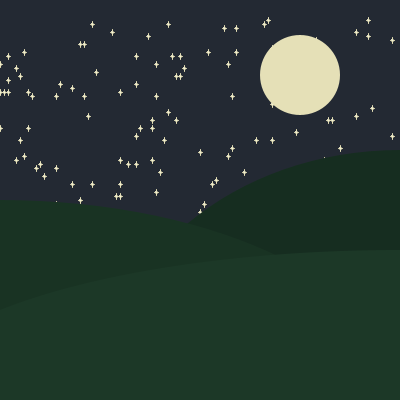
Frame 1 (no input)
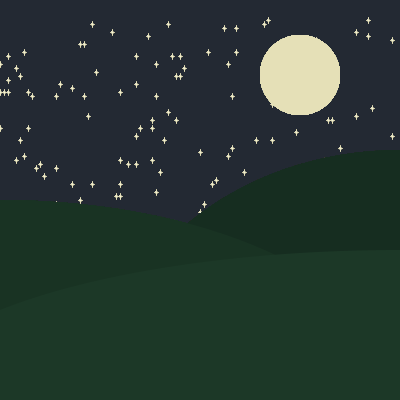
Frame 60 (the mouse pressed at the canvas centre just before this capture)
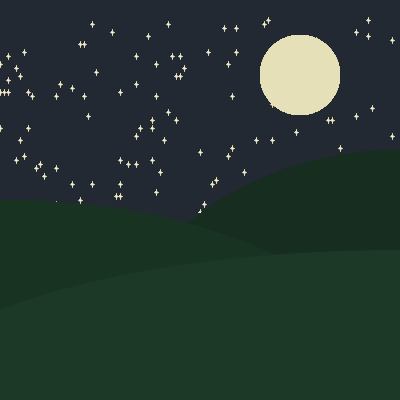
Frame 120 (the mouse held since frame 60 and released just before this capture)

The Processing sketch that drew these frames (run headless with seeded random() and noise(); from frame 60 on, the mouse is pressed at the canvas centre):

// Processing sketch: processing_39034
// ── processing_39034.pde

void setup() {
  size(400, 400);
  smooth();
  colorMode(HSB, 100);
  background(60, 30, 20);
  noStroke();

  for (int a= 0; a <=400; a+=2) {
    for (int b=0; b <=400; b+=2) {
      star(a, b+10); //application of function, nested)
    }
  }
}

int fade1;
int fade2;
int fade3;

void draw() {


  fill(15, 20, 90);
  ellipse(width*6/8, height*1.5/8, 80, 80);

  fill(40, 50, 18);
  ellipse(width, height, 600, 500);
  fill(40, 50, 20);
  ellipse(0, height, 800, 400);
  fill(40, 50, 22);
  ellipse(width, height, 1000, 300);
}


void star(float x, float y) { //function to create starry night
  float s =random(40);
  if (s > 1) {
    fade1=60;
    fade2=30;
    fade3=20;
  }  
  else {
    fade1=15;
    fade2=20;
    fade3=90;

    pushMatrix();
    translate(x, y);
    stroke(fade1, fade2, fade3);//the variable that changes
    line(x-2, y, x+2, y);
    line(x, y-3, x, y+3);
    ellipse(x, y, 2, 2);
    popMatrix();
    noStroke();
  }
}
